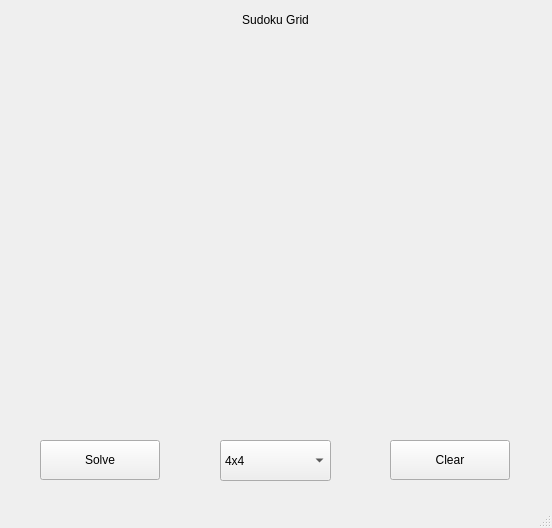
<?xml version="1.0" encoding="UTF-8"?>
<ui version="4.0">
 <class>MainWindow</class>
 <widget class="QMainWindow" name="MainWindow">
  <property name="geometry">
   <rect>
    <x>0</x>
    <y>0</y>
    <width>552</width>
    <height>528</height>
   </rect>
  </property>
  <property name="windowTitle">
   <string>Sudoku Solver</string>
  </property>
  <widget class="QWidget" name="centralwidget">
   <widget class="QWidget" name="gridLayoutWidget">
    <property name="geometry">
     <rect>
      <x>40</x>
      <y>40</y>
      <width>471</width>
      <height>391</height>
     </rect>
    </property>
    <layout class="QGridLayout" name="gridLayout"/>
   </widget>
   <widget class="QLabel" name="label">
    <property name="geometry">
     <rect>
      <x>50</x>
      <y>10</y>
      <width>451</width>
      <height>20</height>
     </rect>
    </property>
    <property name="text">
     <string>Sudoku Grid</string>
    </property>
    <property name="alignment">
     <set>Qt::AlignmentFlag::AlignCenter</set>
    </property>
   </widget>
   <widget class="QPushButton" name="solveButton">
    <property name="geometry">
     <rect>
      <x>40</x>
      <y>440</y>
      <width>120</width>
      <height>40</height>
     </rect>
    </property>
    <property name="text">
     <string>Solve</string>
    </property>
   </widget>
   <widget class="QComboBox" name="sizeComboBox">
    <property name="geometry">
     <rect>
      <x>220</x>
      <y>440</y>
      <width>111</width>
      <height>41</height>
     </rect>
    </property>
    <item>
     <property name="text">
      <string>4x4</string>
     </property>
    </item>
    <item>
     <property name="text">
      <string>9x9</string>
     </property>
    </item>
   </widget>
   <widget class="QPushButton" name="clearButton">
    <property name="geometry">
     <rect>
      <x>390</x>
      <y>440</y>
      <width>120</width>
      <height>40</height>
     </rect>
    </property>
    <property name="text">
     <string>Clear</string>
    </property>
   </widget>
  </widget>
  <widget class="QMenuBar" name="menubar">
   <property name="geometry">
    <rect>
     <x>0</x>
     <y>0</y>
     <width>552</width>
     <height>21</height>
    </rect>
   </property>
  </widget>
  <widget class="QStatusBar" name="statusbar"/>
 </widget>
 <resources/>
 <connections/>
</ui>
